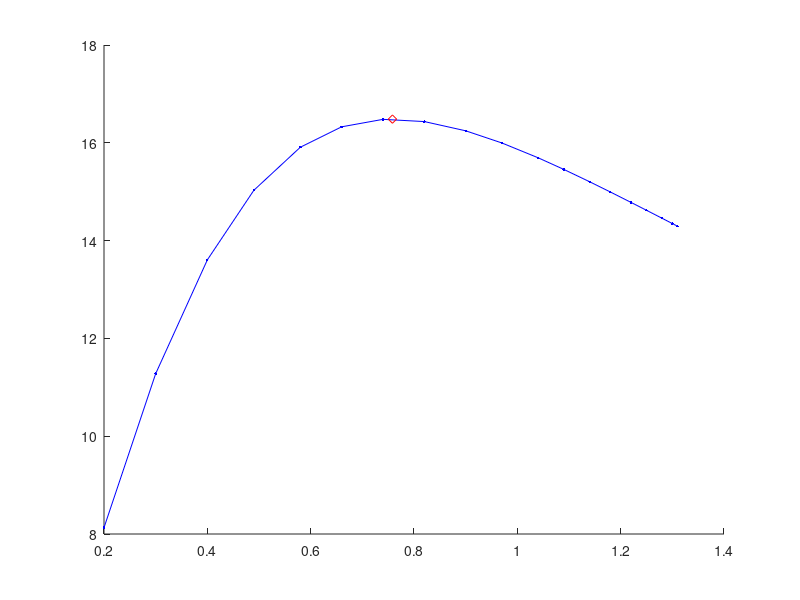

The MATLAB script that drew this image:
clc;clear;close all

data = csvread('data_6.csv');

alfa = data(:,1);
CL = data(:,2);

CD0 = 0.023;
K = 0.04;

CD = CD0+CL.^2*K;
AE = CL./CD;

CL_AEmax = sqrt(CD0/K)
AEmax = CL_AEmax/(CD0+K*CL_AEmax^2)

hold on
plot(CL,AE,'b.-')
plot(CL_AEmax,interp1(CL,AE,CL_AEmax,'spline'),'rd')

alfa_AEmax = interp1(CL,alfa,CL_AEmax,'spline')
